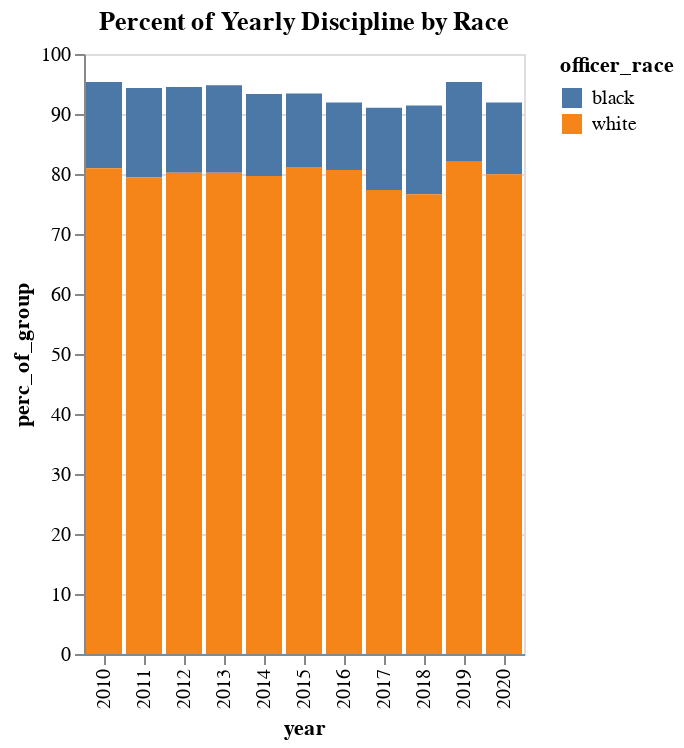

Source (notebook cell):
### Markdown cell above
The pattern holds steady year-over-year. White officers remain around 80% of the discipline.

### Code cell
# percent of that year's discipline broken down by race
perc_by_year = discipline_final.groupby(
    ['year','officer_race']
).agg(
    {'clean_roster_name': 'count'} # count returns a simple count, we can choose any column here 
).rename(
    columns={'clean_roster_name': 'perc_of_group'}
).groupby(level=0).apply(lambda x: 100 * x / float(x.sum())).reset_index()

alt.Chart(perc_by_year[perc_by_year.officer_race.isin(['white','black'])]).mark_bar().encode(
    x='year:O',
    y='perc_of_group',
    color='officer_race'
).properties(title='Percent of Yearly Discipline by Race')

### Figure 1 — Vega-Lite specification as saved in the notebook (floating-point values rounded to 4 significant figures)
{"config": {"view": {"continuousWidth": 400, "continuousHeight": 300}}, "data": {"name": "data-7c43db2c16e19f3800114fa03dd7aaac"}, "mark": "bar", "encoding": {"color": {"type": "nominal", "field": "officer_race"}, "x": {"type": "ordinal", "field": "year"}, "y": {"type": "quantitative", "field": "perc_of_group"}}, "title": "Percent of Yearly Discipline by Race", "$schema": "https://vega.github.io/schema/vega-lite/v4.8.1.json", "datasets": {"data-7c43db2c16e19f3800114fa03dd7aaac": [{"year": 2010, "officer_race": "black", "perc_of_group": 14.37}, {"year": 2010, "officer_race": "white", "perc_of_group": 80.96}, {"year": 2011, "officer_race": "black", "perc_of_group": 14.89}, {"year": 2011, "officer_race": "white", "perc_of_group": 79.42}, {"year": 2012, "officer_race": "black", "perc_of_group": 14.28}, {"year": 2012, "officer_race": "white", "perc_of_group": 80.23}, {"year": 2013, "officer_race": "black", "perc_of_group": 14.57}, {"year": 2013, "officer_race": "white", "perc_of_group": 80.21}, {"year": 2014, "officer_race": "black", "perc_of_group": 13.66}, {"year": 2014, "officer_race": "white", "perc_of_group": 79.67}, {"year": 2015, "officer_race": "black", "perc_of_group": 12.23}, {"year": 2015, "officer_race": "white", "perc_of_group": 81.17}, {"year": 2016, "officer_race": "black", "perc_of_group": 11.27}, {"year": 2016, "officer_race": "white", "perc_of_group": 80.66}, {"year": 2017, "officer_race": "black", "perc_of_group": 13.74}, {"year": 2017, "officer_race": "white", "perc_of_group": 77.32}, {"year": 2018, "officer_race": "black", "perc_of_group": 14.77}, {"year": 2018, "officer_race": "white", "perc_of_group": 76.63}, {"year": 2019, "officer_race": "black", "perc_of_group": 13.28}, {"year": 2019, "officer_race": "white", "perc_of_group": 82.04}, {"year": 2020, "officer_race": "black", "perc_of_group": 11.95}, {"year": 2020, "officer_race": "white", "perc_of_group": 79.97}]}}
